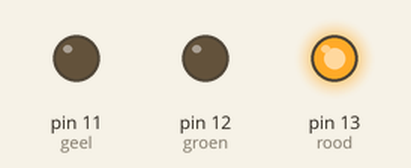
A sketch run on a simulated Arduino Uno, built with avr-gcc and run on an emulated ATmega328P. Parts: output pins drawn as LEDs (lit = HIGH).

Above: at 0.5 s.
At 4.5 s:
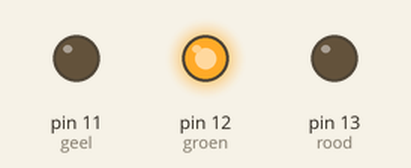
At 14.5 s:
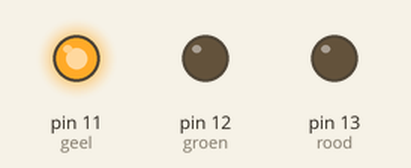
Timing chart, 0 to 15.6 s (numbered marks = the images above):
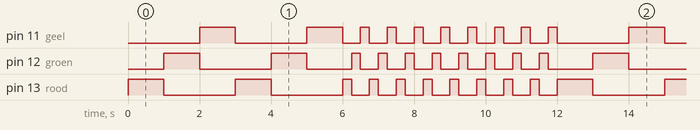

Measured:
- by itself, pin 11 (geel): repeats every 12.0 s: LOW 2.0 s, HIGH 1.0 s, 8 × (LOW 0.50 s, HIGH 0.25 s), LOW 2.0 s, HIGH 1.0 s
- by itself, pin 12 (groen): repeats every 12.0 s: LOW 2.0 s, HIGH 1.0 s, LOW 1.3 s, 7 × (HIGH 0.25 s, LOW 0.50 s), HIGH 0.25 s, LOW 1.3 s, HIGH 1.0 s
- by itself, pin 13 (rood): repeats every 12.0 s: LOW 2.0 s, HIGH 1.0 s, LOW 2.0 s, 8 × (HIGH 0.25 s, LOW 0.50 s), HIGH 1.0 s

The sketch:

sketch_nov11a.ino
```cpp
const int rood = 13;
const int groen = 12;
const int geel = 11;

void setup() {
  pinMode(rood, OUTPUT);
  pinMode(groen, OUTPUT);
  pinMode(geel, OUTPUT);
}


void loop() {
  float i = 1;
  float ii = 2;
  while (i >= 1) {
    while (ii >= 1) {
      digitalWrite(rood, HIGH);
      digitalWrite(groen, LOW);
      digitalWrite(geel, LOW);
      delay(1000);
      digitalWrite(rood, LOW);
      digitalWrite(groen, HIGH);
      digitalWrite(geel, LOW);
      delay(1000);
      digitalWrite(rood, LOW);
      digitalWrite(groen, LOW);
      digitalWrite(geel, HIGH);
      delay(1000);
      ii = ii - 1;
    }
    i = i - 4;
  }
  while (i <= 0) {
    while (ii < 2) {
      digitalWrite(rood, HIGH);
      digitalWrite(groen, LOW);
      digitalWrite(geel, LOW);
      delay(250);
      digitalWrite(rood, LOW);
      digitalWrite(groen, HIGH);
      digitalWrite(geel, LOW);
      delay(250);
      digitalWrite(rood, LOW);
      digitalWrite(groen, LOW);
      digitalWrite(geel, HIGH);
      delay(250);
      ii = ii + 0.25;
    }
    i = i + 2;
  }
}
```
